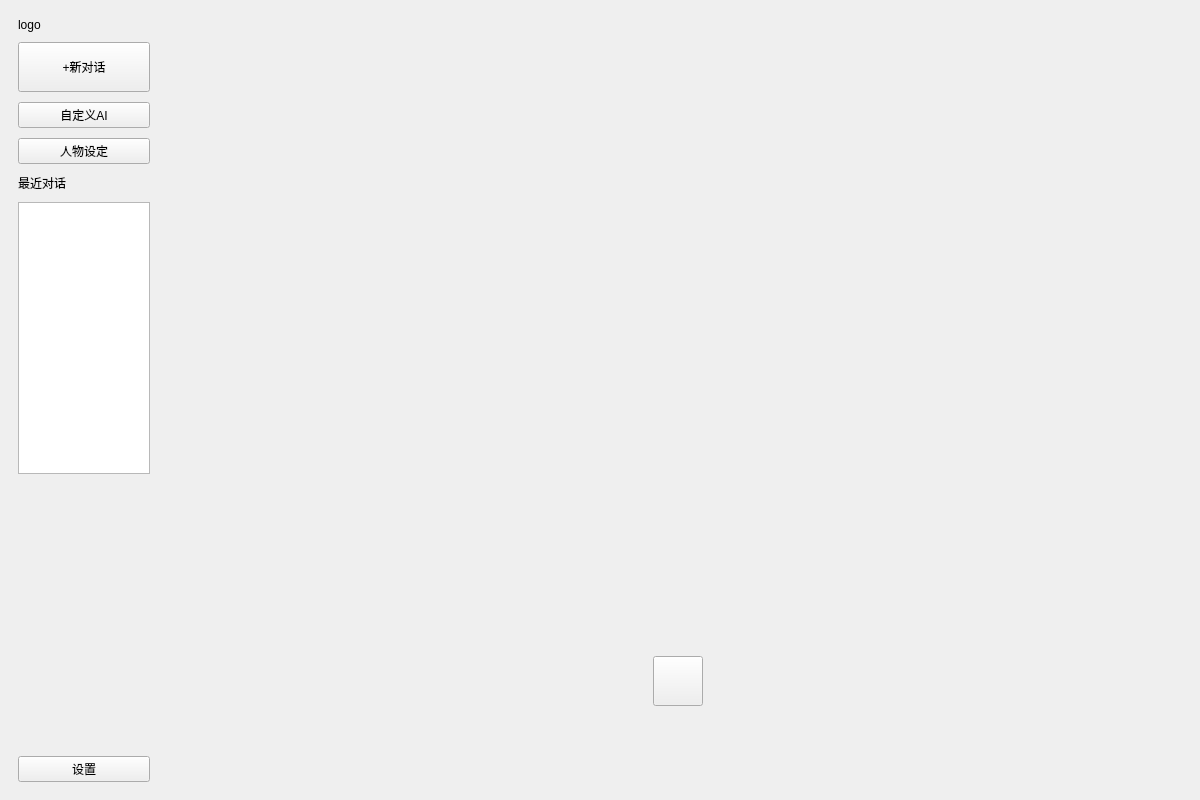
<?xml version="1.0" encoding="UTF-8"?>
<ui version="4.0">
 <class>MainWindow</class>
 <widget class="QMainWindow" name="MainWindow">
  <property name="geometry">
   <rect>
    <x>0</x>
    <y>0</y>
    <width>1200</width>
    <height>800</height>
   </rect>
  </property>
  <property name="minimumSize">
   <size>
    <width>1200</width>
    <height>800</height>
   </size>
  </property>
  <property name="windowTitle">
   <string>MainWindow</string>
  </property>
  <widget class="QWidget" name="centralwidget">
   <layout class="QGridLayout" name="gridLayout">
    <item row="0" column="0">
     <layout class="QHBoxLayout" name="horizontalLayout">
      <item>
       <widget class="QWidget" name="widgetMenu" native="true">
        <property name="minimumSize">
         <size>
          <width>150</width>
          <height>0</height>
         </size>
        </property>
        <property name="maximumSize">
         <size>
          <width>150</width>
          <height>16777215</height>
         </size>
        </property>
        <layout class="QGridLayout" name="gridLayout_2">
         <item row="0" column="0">
          <layout class="QVBoxLayout" name="verticalLayout">
           <property name="spacing">
            <number>10</number>
           </property>
           <item>
            <widget class="QLabel" name="label">
             <property name="text">
              <string>logo</string>
             </property>
            </widget>
           </item>
           <item>
            <widget class="QPushButton" name="pushButton_4">
             <property name="minimumSize">
              <size>
               <width>0</width>
               <height>50</height>
              </size>
             </property>
             <property name="text">
              <string>+新对话</string>
             </property>
            </widget>
           </item>
           <item>
            <widget class="QPushButton" name="pushButton_3">
             <property name="text">
              <string>自定义AI</string>
             </property>
            </widget>
           </item>
           <item>
            <widget class="QPushButton" name="pushButton_2">
             <property name="text">
              <string>人物设定</string>
             </property>
            </widget>
           </item>
           <item>
            <widget class="QLabel" name="label_2">
             <property name="text">
              <string>最近对话</string>
             </property>
            </widget>
           </item>
           <item>
            <widget class="QListView" name="listView"/>
           </item>
           <item>
            <spacer name="verticalSpacer_2">
             <property name="orientation">
              <enum>Qt::Orientation::Vertical</enum>
             </property>
             <property name="sizeHint" stdset="0">
              <size>
               <width>20</width>
               <height>40</height>
              </size>
             </property>
            </spacer>
           </item>
           <item>
            <widget class="QPushButton" name="pushButton">
             <property name="text">
              <string>设置</string>
             </property>
            </widget>
           </item>
          </layout>
         </item>
        </layout>
       </widget>
      </item>
      <item>
       <widget class="QWidget" name="widgetMain" native="true">
        <layout class="QGridLayout" name="gridLayout_3">
         <item row="0" column="0">
          <widget class="QStackedWidget" name="stackedWidget">
           <property name="currentIndex">
            <number>1</number>
           </property>
           <widget class="QWidget" name="page">
            <layout class="QGridLayout" name="gridLayout_4">
             <item row="0" column="0">
              <layout class="QVBoxLayout" name="verticalLayout_2">
               <item>
                <widget class="QWidget" name="widget" native="true">
                 <property name="minimumSize">
                  <size>
                   <width>0</width>
                   <height>600</height>
                  </size>
                 </property>
                 <layout class="QGridLayout" name="gridLayout_5">
                  <item row="0" column="0">
                   <widget class="QListView" name="listView_2"/>
                  </item>
                 </layout>
                </widget>
               </item>
               <item>
                <widget class="QWidget" name="widget_2" native="true">
                 <property name="maximumSize">
                  <size>
                   <width>16777215</width>
                   <height>16777215</height>
                  </size>
                 </property>
                 <layout class="QVBoxLayout" name="verticalLayout_4">
                  <item>
                   <spacer name="verticalSpacer">
                    <property name="orientation">
                     <enum>Qt::Orientation::Vertical</enum>
                    </property>
                    <property name="sizeType">
                     <enum>QSizePolicy::Policy::Fixed</enum>
                    </property>
                    <property name="sizeHint" stdset="0">
                     <size>
                      <width>20</width>
                      <height>10</height>
                     </size>
                    </property>
                   </spacer>
                  </item>
                  <item>
                   <layout class="QHBoxLayout" name="horizontalLayout_3">
                    <item>
                     <spacer name="horizontalSpacer_2">
                      <property name="orientation">
                       <enum>Qt::Orientation::Horizontal</enum>
                      </property>
                      <property name="sizeType">
                       <enum>QSizePolicy::Policy::Fixed</enum>
                      </property>
                      <property name="sizeHint" stdset="0">
                       <size>
                        <width>50</width>
                        <height>20</height>
                       </size>
                      </property>
                     </spacer>
                    </item>
                    <item>
                     <layout class="QVBoxLayout" name="verticalLayout_3" stretch="2,1">
                      <item>
                       <widget class="QLineEdit" name="lineEdit">
                        <property name="minimumSize">
                         <size>
                          <width>0</width>
                          <height>40</height>
                         </size>
                        </property>
                        <property name="maximumSize">
                         <size>
                          <width>16777215</width>
                          <height>16777215</height>
                         </size>
                        </property>
                       </widget>
                      </item>
                      <item>
                       <layout class="QHBoxLayout" name="horizontalLayout_2">
                        <property name="spacing">
                         <number>0</number>
                        </property>
                        <item>
                         <widget class="QPushButton" name="pushButton_5">
                          <property name="minimumSize">
                           <size>
                            <width>0</width>
                            <height>25</height>
                           </size>
                          </property>
                          <property name="maximumSize">
                           <size>
                            <width>16777215</width>
                            <height>16777215</height>
                           </size>
                          </property>
                          <property name="text">
                           <string>语音模式</string>
                          </property>
                         </widget>
                        </item>
                        <item>
                         <spacer name="horizontalSpacer">
                          <property name="orientation">
                           <enum>Qt::Orientation::Horizontal</enum>
                          </property>
                          <property name="sizeType">
                           <enum>QSizePolicy::Policy::Expanding</enum>
                          </property>
                          <property name="sizeHint" stdset="0">
                           <size>
                            <width>40</width>
                            <height>10</height>
                           </size>
                          </property>
                         </spacer>
                        </item>
                        <item>
                         <widget class="QPushButton" name="pushButton_6">
                          <property name="minimumSize">
                           <size>
                            <width>0</width>
                            <height>0</height>
                           </size>
                          </property>
                          <property name="maximumSize">
                           <size>
                            <width>16777215</width>
                            <height>16777215</height>
                           </size>
                          </property>
                          <property name="text">
                           <string>发送</string>
                          </property>
                         </widget>
                        </item>
                       </layout>
                      </item>
                     </layout>
                    </item>
                    <item>
                     <spacer name="horizontalSpacer_3">
                      <property name="orientation">
                       <enum>Qt::Orientation::Horizontal</enum>
                      </property>
                      <property name="sizeType">
                       <enum>QSizePolicy::Policy::Fixed</enum>
                      </property>
                      <property name="sizeHint" stdset="0">
                       <size>
                        <width>50</width>
                        <height>20</height>
                       </size>
                      </property>
                     </spacer>
                    </item>
                   </layout>
                  </item>
                  <item>
                   <spacer name="verticalSpacer_3">
                    <property name="orientation">
                     <enum>Qt::Orientation::Vertical</enum>
                    </property>
                    <property name="sizeType">
                     <enum>QSizePolicy::Policy::Fixed</enum>
                    </property>
                    <property name="sizeHint" stdset="0">
                     <size>
                      <width>20</width>
                      <height>30</height>
                     </size>
                    </property>
                   </spacer>
                  </item>
                 </layout>
                </widget>
               </item>
              </layout>
             </item>
            </layout>
           </widget>
           <widget class="QWidget" name="page_2">
            <layout class="QGridLayout" name="gridLayout_6">
             <item row="0" column="0">
              <layout class="QVBoxLayout" name="verticalLayout_5">
               <item>
                <widget class="QWidget" name="widget_3" native="true">
                 <property name="minimumSize">
                  <size>
                   <width>0</width>
                   <height>400</height>
                  </size>
                 </property>
                </widget>
               </item>
               <item>
                <widget class="QWidget" name="widget_4" native="true">
                 <property name="minimumSize">
                  <size>
                   <width>0</width>
                   <height>150</height>
                  </size>
                 </property>
                </widget>
               </item>
               <item>
                <widget class="QWidget" name="widget_5" native="true">
                 <layout class="QVBoxLayout" name="verticalLayout_6">
                  <item>
                   <spacer name="verticalSpacer_5">
                    <property name="orientation">
                     <enum>Qt::Orientation::Vertical</enum>
                    </property>
                    <property name="sizeHint" stdset="0">
                     <size>
                      <width>20</width>
                      <height>46</height>
                     </size>
                    </property>
                   </spacer>
                  </item>
                  <item>
                   <layout class="QHBoxLayout" name="horizontalLayout_4">
                    <item>
                     <spacer name="horizontalSpacer_5">
                      <property name="orientation">
                       <enum>Qt::Orientation::Horizontal</enum>
                      </property>
                      <property name="sizeHint" stdset="0">
                       <size>
                        <width>40</width>
                        <height>20</height>
                       </size>
                      </property>
                     </spacer>
                    </item>
                    <item>
                     <widget class="QPushButton" name="pushButtonRecord">
                      <property name="minimumSize">
                       <size>
                        <width>50</width>
                        <height>50</height>
                       </size>
                      </property>
                      <property name="maximumSize">
                       <size>
                        <width>50</width>
                        <height>50</height>
                       </size>
                      </property>
                      <property name="layoutDirection">
                       <enum>Qt::LayoutDirection::LeftToRight</enum>
                      </property>
                      <property name="text">
                       <string/>
                      </property>
                      <property name="icon">
                       <iconset theme="QIcon::ThemeIcon::MediaRecord"/>
                      </property>
                     </widget>
                    </item>
                    <item>
                     <spacer name="horizontalSpacer_4">
                      <property name="orientation">
                       <enum>Qt::Orientation::Horizontal</enum>
                      </property>
                      <property name="sizeHint" stdset="0">
                       <size>
                        <width>40</width>
                        <height>20</height>
                       </size>
                      </property>
                     </spacer>
                    </item>
                   </layout>
                  </item>
                  <item>
                   <spacer name="verticalSpacer_4">
                    <property name="orientation">
                     <enum>Qt::Orientation::Vertical</enum>
                    </property>
                    <property name="sizeHint" stdset="0">
                     <size>
                      <width>20</width>
                      <height>46</height>
                     </size>
                    </property>
                   </spacer>
                  </item>
                 </layout>
                </widget>
               </item>
              </layout>
             </item>
            </layout>
           </widget>
          </widget>
         </item>
        </layout>
       </widget>
      </item>
     </layout>
    </item>
   </layout>
  </widget>
 </widget>
 <resources/>
 <connections/>
</ui>
